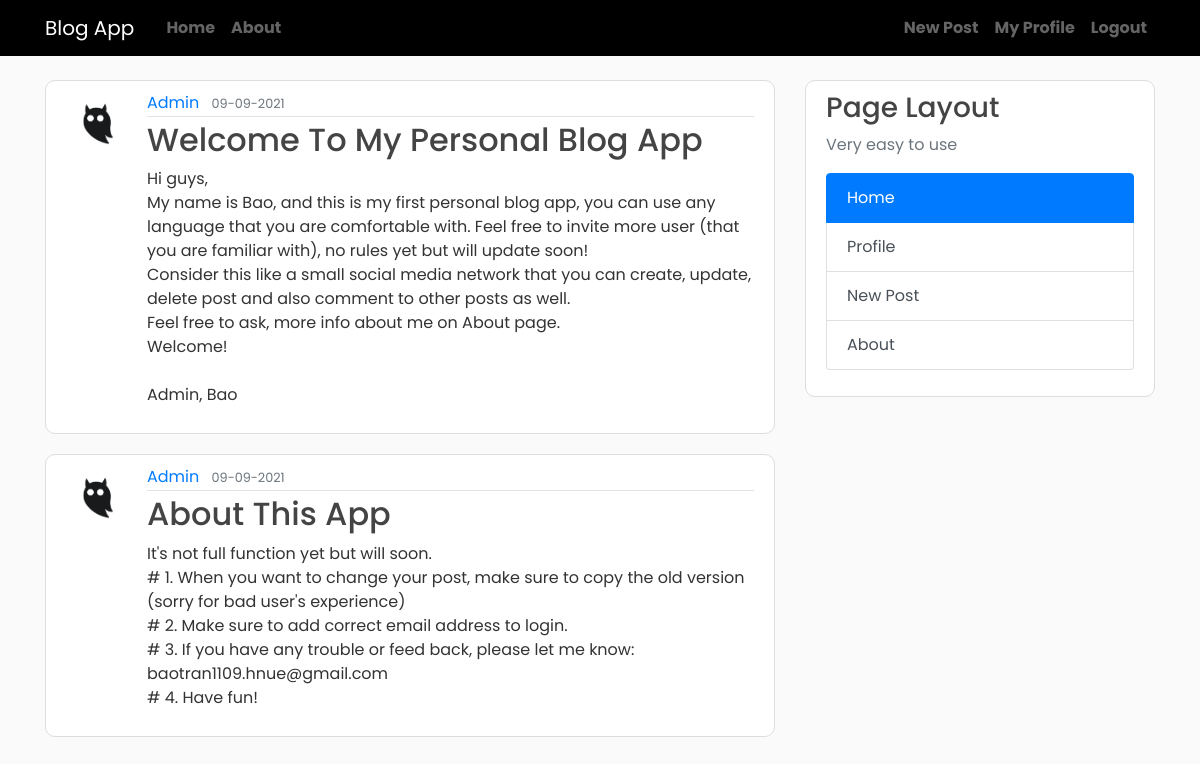
Screenshot of /profile/1 (signed in) with the database file from the repository.
### flaskblog/models.py (models this page shows)
class Post(db.Model):
    id = db.Column(db.Integer, primary_key = True)
    title = db.Column(db.String(100), nullable=False)
    time_stamp = db.Column(db.DateTime, nullable=False, default=datetime.now)
    content  = db.Column(db.Text, nullable=False)
    user_id = db.Column(db.Integer, db.ForeignKey('user.id'), nullable=False)

class User(db.Model, UserMixin):
    id = db.Column(db.Integer, primary_key = True)
    username = db.Column(db.String(20), unique=True, nullable=False)
    email = db.Column(db.String(100), unique=True, nullable=False)
    image_file = db.Column(db.String(20), nullable=False, default='default.jpg')
    password = db.Column(db.String(60), nullable=False)
    posts = db.relationship('Post', backref='author', lazy=True)
    comments = db.relationship('Comment', backref='author', lazy=True)

### flaskblog/routes.py (the view)
@app.route("/profile/<int:user_id>")
@login_required
def user_profile(user_id):
    post = Post.query.filter_by(user_id=user_id).all()
    return render_template("post_user.html", posts=post)

### flaskblog/models.py (called while the page is built)
@login_manager.user_loader
def load_user(user_id):
    return User.query.get(int(user_id))

### flaskblog/templates/post_user.html
{% extends "layout.html" %}
{% block content %}
    {% for post in posts %}
        <article class="media content-section">
          <img class="rounded-circle article-img" alt="avatar-image" src="{{ url_for('static', filename='profile_photos/' + post.author.image_file) }}">
          <div class="media-body">
            <div class="article-metadata">
              <a class="mr-2" href="/profile/{{ post.author.id }}">{{ post.author.username }}</a>
              <small class="text-muted">{{ post.time_stamp.strftime('%m-%m-%Y') }}</small>
            </div>
            <h2><a class="article-title" href="/post/{{ post.id }}">{{ post.title }}</a></h2>
            <p class="article-content">{{ post.content }}</p>
          </div>
        </article>
    {% endfor %}
{% endblock content %}

### flaskblog/templates/layout.html (shortened to what this page needs)
<!DOCTYPE html>
<html lang="en">
<head>
    <link rel="stylesheet" href="https://maxcdn.bootstrapcdn.com/bootstrap/4.0.0/css/bootstrap.min.css"
>
    <link rel="stylesheet" type="text/css" href="{{ url_for('static', filename='main.css') }}">
</head>
<body>
    <header class="site-header">
        <nav class="navbar navbar-expand-md navbar-dark bg-steel fixed-top">
            <div class="container">
                <a class="navbar-brand mr-4" href="/">Blog App</a>
                <div class="collapse navbar-collapse" id="navbarToggle">
                    <div class="navbar-nav mr-auto">
                        <a class="nav-item nav-link" href="/">Home</a>
                        <a class="nav-item nav-link" href="/about">About</a>
                    </div>
                    <div class="navbar-nav">
                        {% if current_user.is_authenticated %}
                        <a class="nav-item nav-link" href="/post/new">New Post</a>
                        <a class="nav-item nav-link" href="/profile">My Profile</a>
                        <a class="nav-item nav-link" href="/logout">Logout</a>
                        {% else %}
                        <a class="nav-item nav-link" href="/login">Login</a>
                        <a class="nav-item nav-link" href="/register">Register</a>
                        {% endif %}
                    </div>
                </div>
            </div>
        </nav>
    </header>
    <main role="main" class="container">
        <div class="row">
            <div class="col-md-8">
                {% block content %}{% endblock %}
            </div>
            <div class="col-md-4">
                <div class="content-section" id="disapear" >
                    <h3>Page Layout</h3>
                    <p class='text-muted'>Very easy to use
                    <div class="list-group">
                        <div class="list-group" id="list-tab" role="tablist">
                            <a class="list-group-item list-group-item-action active" id="list-home-list"
                                data-toggle="list" href="#list-home" role="tab" aria-controls="home">Home</a>
                            <a class="list-group-item list-group-item-action" id="list-profile-list" data-toggle="list"
                                href="#list-profile" role="tab" aria-controls="profile">Profile</a>
                            <a class="list-group-item list-group-item-action" id="list-messages-list" data-toggle="list"
                                href="#list-new-post" role="tab" aria-controls="messages">New Post</a>
                            <a class="list-group-item list-group-item-action" id="list-settings-list" data-toggle="list"
                                href="#list-about" role="tab" aria-controls="settings">About</a>
                        </div>
                    </div>
                    </p>
                </div>
            </div>
        </div>
    </main>
</body>
</html>

### flaskblog/static/main.css (style rules this page uses)
body { background: #fafafa; color: #333333; margin-top: 5rem; font-family: 'Poppins', sans-serif; }
h1, h2, h3, h4, h5, h6 { color: #444444; }
.bg-steel { background-color: rgb(0, 0, 0); }
.site-header .navbar-nav .nav-link { color: rgb(100,100,100); font-weight: bold; }
.content-section { background: #ffffff; padding: 10px 20px; border: 1px solid #dddddd; border-radius: 10px; margin-bottom: 20px; }
.article-title { color: #444444; }
.article-content { white-space: pre-line; }
.article-img { height: 65px; width: 65px; margin-right: 16px; }
.article-metadata { padding-bottom: 1px; margin-bottom: 4px; border-bottom: 1px solid #e3e3e3 }

### rows the page displays
Post: image_file (picture), author.username "Admin", time_stamp "09-09-2021", title "Welcome To My Personal Blog App", content "Hi guys, My name is Bao, and this is my first personal blog app, you can use any language that you are comfortable with. Feel free to invite more user (that you are familiar with), no rules yet but will update soon! Consider this like a small social media network that you can create, update, delete post and also comment to other posts as well. Feel free to ask, more info about me on About page. Welcome! Admin, Bao"
Post: image_file (picture), author.username "Admin", time_stamp "09-09-2021", title "About This App", content "It's not full function yet but will soon. # 1. When you want to change your post, make sure to copy the old version (sorry for bad user's experience) # 2. Make sure to add correct email address to login. # 3. If you have any trouble or feed back, please let me know: baotran1109.hnue@gmail.com # 4. Have fun!"
